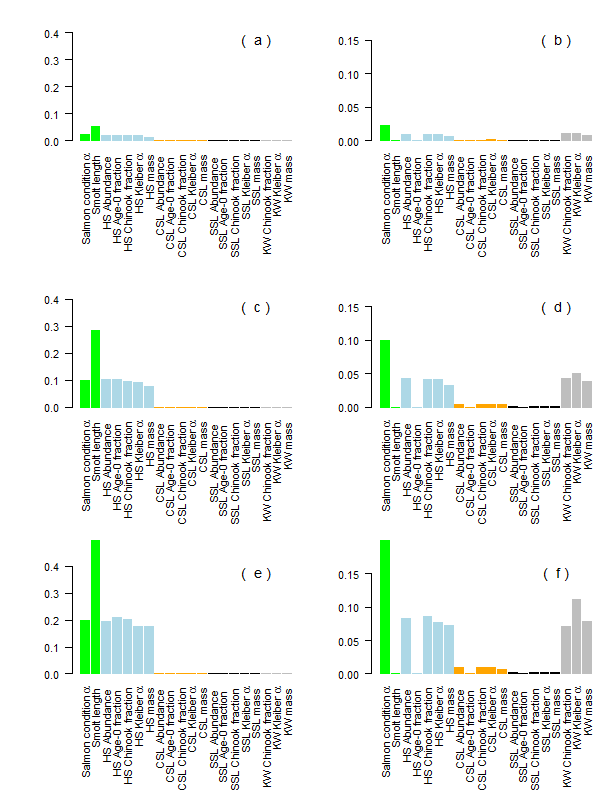

Reproduce this figure in R.
#These are the labels for the barplots
myNames = c(
  expression(paste("Salmon condition ",alpha)),
  expression(paste("Salmon condition ",beta)),
  expression(paste("Smolt length ")),
  expression(paste("HS Abundance ")),
  expression(paste("HS Age-0 fraction ")),
  expression(paste("HS Chinook fraction ")),
  expression(paste("HS Kleiber ",alpha)),
  expression(paste("HS mass ")),
  expression(paste("CSL Abundance ")),
  expression(paste("CSL Age-0 fraction ")),
  expression(paste("CSL Chinook fraction ")),
  expression(paste("CSL Kleiber ",alpha)),
  expression(paste("CSL mass ")),
  expression(paste("SSL Abundance ")),
  expression(paste("SSL Age-0 fraction ")),
  expression(paste("SSL Chinook fraction ")),
  expression(paste("SSL Kleiber ",alpha)),
  expression(paste("SSL mass ")),
  expression(paste("KW Chinook fraction ")),
  expression(paste("KW Kleiber ",alpha)),
  expression(paste("KW mass "))
)
length(myNames)
icnt = 1
cvsout = IPPcvs

#You need to reorganize the parameter names to get them in a sensible order
parNamesOrg = names(table(cvsout[,1]))
parNamesOrg = c(parNamesOrg[1:2], parNamesOrg[16], parNamesOrg[8:12],parNamesOrg[3:7],parNamesOrg[17:21],parNamesOrg[13:15])

#This stores the summary statistics for the tests
summary_cvs = array(NA, c(3*21,4))

#Number in column 3, and biomass in column 4
for(i in c(0.02,0.1,0.2)){
  for(j in parNamesOrg) {
    summary_cvs[icnt,] = c(j,i,
                           sd(log(cvsout[cvsout[,1]==j & cvsout[,2]==i,6])),
                           sd(log(cvsout[cvsout[,1]==j & cvsout[,2]==i,7])))
    icnt = icnt +1 
  }
}

myCols = c("green",'green',rep("lightblue",5),rep("orange",5),rep("black",5),rep("grey",3))


png('plot_sensitivityForIPP.png', width=600, height=800, pointsize=16)

par(mfrow=c(3,2), mai=c(1.75,1,0.1,0))
icnt = 1
useBetaOneill=FALSE
for(i in c(0.02,0.1,0.2)){
  if(useBetaOneill==FALSE)
  {
    tmp = summary_cvs[summary_cvs[,2]==i & summary_cvs[,1]!="betaOneill",]
    #tmp = summary_cvs[summary_cvs[,2]==i,]
    barplot((as.numeric(t(tmp[,3]))), col=myCols, border=myCols, names.arg = myNames[parNamesOrg!="betaOneill"], las=2, ylim=as.numeric(c(0,max(summary_cvs[summary_cvs[,1]!="betaOneill",3]))))
    text(20,
         as.numeric(max(summary_cvs[summary_cvs[,1]!="betaOneill",3]))*0.75,
         paste("( ",letters[icnt],")"),
         cex=1.3)
    icnt = icnt + 1
    
    barplot((as.numeric(t(tmp[,4]))), 
            col=myCols, 
            border=myCols, 
            names.arg = myNames[parNamesOrg!="betaOneill"], 
            las=2, 
            ylim=as.numeric(c(0,max(summary_cvs[summary_cvs[,1]!="betaOneill",4]))))
    
    text(20,
         as.numeric(max(summary_cvs[summary_cvs[,1]!="betaOneill",4]))*.75,
         paste("( ",letters[icnt],")"),
         cex=1.3)
    icnt = icnt + 1
  }
  
  if(useBetaOneill==TRUE)
  {
    tmp = summary_cvs[summary_cvs[,2]==i,]
    barplot((as.numeric(t(tmp[,3]))), col=myCols, names.arg = myNames[], las=2, ylim=as.numeric(c(0,max(summary_cvs[,3]))))
    text(20,as.numeric(max(summary_cvs[,3]))*0.75,paste("( ",letters[icnt],")"))
    icnt = icnt + 1
    barplot((as.numeric(t(tmp[,4]))), col=myCols, names.arg = myNames[], las=2, ylim=as.numeric(c(0,max(summary_cvs[,4]))))
    text(20,as.numeric(max(summary_cvs[,4]))*.75,paste("( ",letters[icnt],")"))
    icnt = icnt + 1
  }
}  

dev.off()